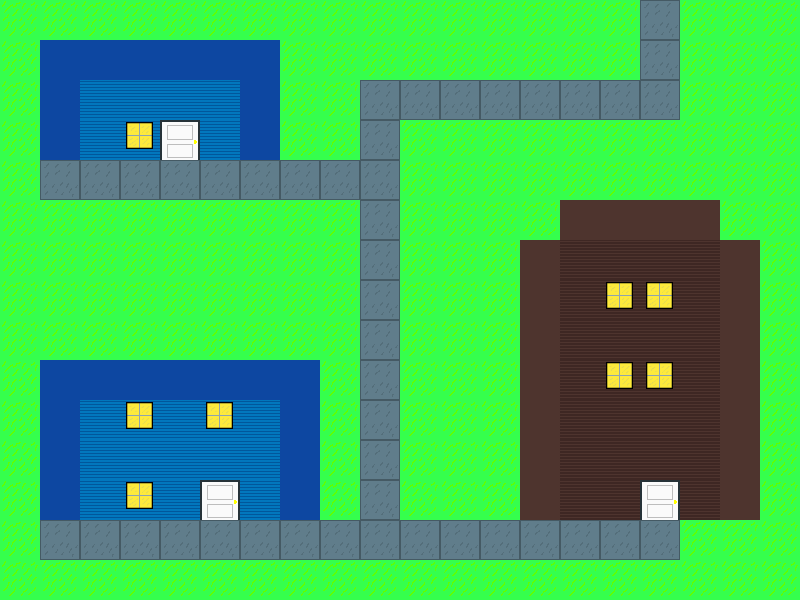

This game map was drawn from its Tiled (.tmx) file and the tilesets committed beside it. A one-line description and the full map source follow:
An orthogonal 20x15 tile map with 40x40 px tiles, 4 tile layers (grass, Buildings, doors, road).

<map version="1.2" tiledversion="1.3.5" orientation="orthogonal" renderorder="right-down" width="20" height="15" tilewidth="40" tileheight="40" infinite="0" nextlayerid="6" nextobjectid="2">
 <editorsettings>
  <export target="stage1.json" format="json" />
 </editorsettings>
 <tileset firstgid="1" name="stage1Tiles" tilewidth="40" tileheight="40" tilecount="20" columns="20">
  <image source="stage1Tiles.png" width="800" height="40" />
 </tileset>
 <layer id="1" name="grass" width="20" height="15">
  <data encoding="csv">
3,3,3,3,3,3,3,3,3,3,3,3,3,3,3,3,3,3,3,3,
3,3,3,3,3,3,3,3,3,3,3,3,3,3,3,3,3,3,3,3,
3,3,3,3,3,3,3,3,3,3,3,3,3,3,3,3,3,3,3,3,
3,3,3,3,3,3,3,3,3,3,3,3,3,3,3,3,3,3,3,3,
3,3,3,3,3,3,3,3,3,3,3,3,3,3,3,3,3,3,3,3,
3,3,3,3,3,3,3,3,3,3,3,3,3,3,3,3,3,3,3,3,
3,3,3,3,3,3,3,3,3,3,3,3,3,3,3,3,3,3,3,3,
3,3,3,3,3,3,3,3,3,3,3,3,3,3,3,3,3,3,3,3,
3,3,3,3,3,3,3,3,3,3,3,3,3,3,3,3,3,3,3,3,
3,3,3,3,3,3,3,3,3,3,3,3,3,3,3,3,3,3,3,3,
3,3,3,3,3,3,3,3,3,3,3,3,3,3,3,3,3,3,3,3,
3,3,3,3,3,3,3,3,3,3,3,3,3,3,3,3,3,3,3,3,
3,3,3,3,3,3,3,3,3,3,3,3,3,3,3,3,3,3,3,3,
3,3,3,3,3,3,3,3,3,3,3,3,3,3,3,3,3,3,3,3,
3,3,3,3,3,3,3,3,3,3,3,3,3,3,3,3,3,3,3,3
</data>
 </layer>
 <layer id="2" name="Buildings" width="20" height="15">
  <data encoding="csv">
0,0,0,0,0,0,0,0,0,0,0,0,0,0,0,0,0,0,0,0,
0,4,4,4,4,4,4,0,0,0,0,0,0,0,0,0,0,0,0,0,
0,4,2,2,2,2,4,0,0,0,0,0,0,0,0,0,0,0,0,0,
0,4,2,0,0,2,4,0,0,0,0,0,0,0,0,0,0,0,0,0,
0,0,0,0,0,0,0,0,0,0,0,0,0,0,0,0,0,0,0,0,
0,0,0,0,0,0,0,0,0,0,0,0,0,0,8,8,8,8,0,0,
0,0,0,0,0,0,0,0,0,0,0,0,0,8,6,6,6,6,8,0,
0,0,0,0,0,0,0,0,0,0,0,0,0,8,6,7,7,6,8,0,
0,0,0,0,0,0,0,0,0,0,0,0,0,8,6,6,6,6,8,0,
0,4,4,4,4,4,4,4,0,0,0,0,0,8,6,7,7,6,8,0,
0,4,2,5,2,5,2,4,0,0,0,0,0,8,6,6,6,6,8,0,
0,4,2,2,2,2,2,4,0,0,0,0,0,8,6,6,6,6,8,0,
0,4,2,5,0,0,2,4,0,0,0,0,0,8,6,0,0,6,8,0,
0,0,0,0,0,0,0,0,0,0,0,0,0,0,0,0,0,0,0,0,
0,0,0,0,0,0,0,0,0,0,0,0,0,0,0,0,0,0,0,0
</data>
 </layer>
 <layer id="4" name="doors" width="20" height="15">
  <data encoding="csv">
0,0,0,0,0,0,0,0,0,0,0,0,0,0,0,0,0,0,0,0,
0,0,0,0,0,0,0,0,0,0,0,0,0,0,0,0,0,0,0,0,
0,0,0,0,0,0,0,0,0,0,0,0,0,0,0,0,0,0,0,0,
0,0,0,5,1,0,0,0,0,0,0,0,0,0,0,0,0,0,0,0,
0,0,0,0,0,0,0,0,0,0,0,0,0,0,0,0,0,0,0,0,
0,0,0,0,0,0,0,0,0,0,0,0,0,0,0,0,0,0,0,0,
0,0,0,0,0,0,0,0,0,0,0,0,0,0,0,0,0,0,0,0,
0,0,0,0,0,0,0,0,0,0,0,0,0,0,0,0,0,0,0,0,
0,0,0,0,0,0,0,0,0,0,0,0,0,0,0,0,0,0,0,0,
0,0,0,0,0,0,0,0,0,0,0,0,0,0,0,0,0,0,0,0,
0,0,0,0,0,0,0,0,0,0,0,0,0,0,0,0,0,0,0,0,
0,0,0,0,0,0,0,0,0,0,0,0,0,0,0,0,0,0,0,0,
0,0,0,0,2,1,0,0,0,0,0,0,0,0,0,6,1,0,0,0,
0,0,0,0,0,0,0,0,0,0,0,0,0,0,0,0,0,0,0,0,
0,0,0,0,0,0,0,0,0,0,0,0,0,0,0,0,0,0,0,0
</data>
 </layer>
 <layer id="3" name="road" width="20" height="15">
  <data encoding="csv">
0,0,0,0,0,0,0,0,0,0,0,0,0,0,0,0,9,0,0,0,
0,0,0,0,0,0,0,0,0,0,0,0,0,0,0,0,9,0,0,0,
0,0,0,0,0,0,0,0,0,9,9,9,9,9,9,9,9,0,0,0,
0,0,0,0,0,0,0,0,0,9,0,0,0,0,0,0,0,0,0,0,
0,9,9,9,9,9,9,9,9,9,0,0,0,0,0,0,0,0,0,0,
0,0,0,0,0,0,0,0,0,9,0,0,0,0,0,0,0,0,0,0,
0,0,0,0,0,0,0,0,0,9,0,0,0,0,0,0,0,0,0,0,
0,0,0,0,0,0,0,0,0,9,0,0,0,0,0,0,0,0,0,0,
0,0,0,0,0,0,0,0,0,9,0,0,0,0,0,0,0,0,0,0,
0,0,0,0,0,0,0,0,0,9,0,0,0,0,0,0,0,0,0,0,
0,0,0,0,0,0,0,0,0,9,0,0,0,0,0,0,0,0,0,0,
0,0,0,0,0,0,0,0,0,9,0,0,0,0,0,0,0,0,0,0,
0,0,0,0,0,0,0,0,0,9,0,0,0,0,0,0,0,0,0,0,
0,9,9,9,9,9,9,9,9,9,9,9,9,9,9,9,9,0,0,0,
0,0,0,0,0,0,0,0,0,0,0,0,0,0,0,0,0,0,0,0
</data>
 </layer>
</map>
